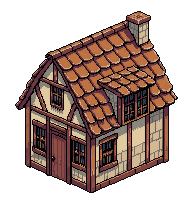
#> input picture assets/art/buildings/escala_b/house.png, 192 x 208 px, given in place of armory.png, which was not available
$ python fal_fachadas.py gen
#> lines starting #> are read from the running program, lines starting #| are printed output that depends on the picture
### tools/art/fal_rutas.py
"""Rutas del arte con fal. En git solo va lo final (assets/art/portraits/, illustrations/, icons/, buildings/fal/…),
el gasto (assets/art/fal_piloto/gasto.json), los informes y los scripts. Los crudos, mapas, pixelados intermedios y
vistas de revisión viven fuera de cualquier repo, con la misma estructura de carpetas:

  $GUILDMASTER_ARTE_CRUDOS (por defecto ~/Code/GuildMaster-arte-crudos)/
    fal_piloto/<pieza>/{crudo,celdas,local,i2p}/ y _refs/
    fal_produccion/{retratos,ilustraciones,iconos,fachadas,pool}/{crudo,i2p,celdas,natural,ref,vista}/

Así se pueden repetir el proceso y las galerías sin volver a pagar las generaciones.
"""
import os

ROOT = os.path.abspath(os.path.join(os.path.dirname(__file__), "..", ".."))
CRUDOS = os.path.abspath(os.path.expanduser(os.environ.get("GUILDMASTER_ARTE_CRUDOS",
                                                           "~/Code/GuildMaster-arte-crudos")))
# En el repo
PILOTO_REPO = os.path.join(ROOT, "assets", "art", "fal_piloto")  # INFORME.md, gasto.json, galeria.html, */final/
LEDGER = os.path.join(PILOTO_REPO, "gasto.json")
# Fuera del repo
PILOTO = os.path.join(CRUDOS, "fal_piloto")
PRODUCCION = os.path.join(CRUDOS, "fal_produccion")


# [6 lines left out: function piloto, not called in this run]


def produccion(*parts):
    return os.path.join(PRODUCCION, *parts)

### tools/art/fal_fachadas.py
#!/usr/bin/env python3
"""Fachadas de los 6 edificios de data/buildings redibujadas con fal (2026-11-03), estado normal.

Una sola referencia por edificio: su sprite actual de escala B (assets/art/buildings/escala_b/<id>.png), centrado en
un lienzo blanco de 256×256 y ampliado ×4 (1024×1024): la salida cae en la misma rejilla, 4 px de imagen = 1 px de
arte. Proceso: image2pixel a escala 4 con fondo transparente, se recorta el rectángulo del sprite viejo y se ajusta
la posición (±8 px) para que la silueta case con la vieja. Resultado con el mismo lienzo y ancla que escala B
(assets/art/buildings/fal/<id>.png): se cambia en la escena poniendo esa textura en el nodo Sprite, sin mover Feet.

Obras y dañado (--estado construction|damaged): /edit sobre la fachada nueva, mismo lienzo:
assets/art/buildings/fal/<id>_construction.png y <id>_damaged.png (contrato de docs/ASSETS.md).

De espaldas (--estado back, y back_construction / back_damaged sobre la de espaldas): el mismo edificio visto desde
el otro lado, sin puerta en las caras visibles, para la puerta del sim en una cara oculta (el constructor de
ciudades usa <edificio>_back si existe). assets/art/buildings/fal/<id>_back.png (+ _back_construction, _back_damaged).

Uso: FAL_TANDA=extra python3 tools/art/fal_fachadas.py gen|proc [--solo id,id] [--modelo nano2|nanopro]
                                                       [--estado construction|damaged]
"""
import argparse
import json
import os
import subprocess
import sys
from types import SimpleNamespace

from PIL import Image

HERE = os.path.dirname(__file__)
sys.path.insert(0, HERE)
import fal_procesar as fp  # noqa: E402

ROOT = os.path.abspath(os.path.join(HERE, "..", ".."))
import fal_rutas as fr_  # noqa: E402  (crudos fuera del repo)
P = fr_.produccion("fachadas")
OLD = os.path.join(ROOT, "assets", "art", "buildings", "escala_b")
OUT = os.path.join(ROOT, "assets", "art", "buildings", "fal")
CANVAS = 256

BUILDINGS = {
    "armory": "an armourer's shop of grey dressed stone with a red tile roof, painted shields with coats of arms "
              "leaning by the door and a small weapon bench",
    "forge": "a blacksmith's forge with a dark slate roof, a tall brick chimney, warm forge glow in the windows "
             "and an arched wooden door",
    "house": "a timber-framed family house with a terracotta tile roof and a dormer window",
    "carpentry": "a carpenter's workshop: a sturdy timber workshop with a big open wooden gate, stacks of planks "
                 "and a sawhorse outside, and a hanging wooden sign with a saw symbol",
    "masonry": "a stonemason's workshop of rough grey stone with a slate roof, cut stone blocks stacked outside and "
               "a hanging sign with a hammer-and-chisel symbol",
    "town_hall": "the town hall: a noble stone house with a tower and a banner",
    "tavern_inn": "a two-storey timber-framed TAVERN-INN: whitewashed walls, terracotta roof, warm light in the "
                  "windows, a wide open door at the same place as the reference's door, a hanging wooden sign with a "
                  "painted tankard (no letters), barrels and a bench outside, upper-floor windows for the rooms and a "
                  "small stable lean-to on one side",
    "bank": "a money-changer's BANK: a two-storey house of dressed pale stone with a dark slate roof, a heavy iron-bound "
            "door, barred windows, a hanging sign with a gold coin (no letters) and a small coat of arms over the door",
    "farm": "a FARMHOUSE: a long low farmhouse of rough stone and timber with a golden THATCHED straw roof, a "
            "small barn wing with a big wooden double door, a hay bale and a wooden hay cart beside it, a short "
            "wattle fence corner and sacks of grain by the entrance door (no sign, no letters)",
    "clinic": "a physician's practice: a timber-framed house with whitewashed plaster and a terracotta roof, bundles "
              "of herbs drying under the eaves, a small bench by the door and a hanging sign with a mortar and pestle "
              "(no letters on the sign)",
    "tailor_shop": "a tailor's shop: timber-framed with a terracotta roof, clothes hanging on a rail in the open "
                   "shop front and a hanging sign with a pair of scissors (replace the word on the sign with the "
                   "scissors symbol)",
    "den": "a thieves' den: a run-down, shabby timber-framed house with cracked, peeling grey plaster and a sagging "
           "dark slate roof with a few missing tiles, closed wooden shutters on every window, a low narrow door, a "
           "wooden cellar trapdoor on the ground beside the wall, an unlit iron lantern, a couple of old crates and a "
           "sack against the wall; no sign, no letters; dim and suspicious but not ruined",
}


STATES = {
    "construction": "the SAME building UNDER CONSTRUCTION: walls half built with the timber frame showing, wooden "
                    "scaffolding with ladders around it, the roof only rafters with a few tiles, piles of planks and "
                    "stones on the base",
    "damaged": "the SAME building DAMAGED: holes in the roof with broken tiles, cracked and scorched walls, a "
               "boarded-up window, a broken door, rubble and debris on the base",
}


BACK = ("the SAME building seen from the OPPOSITE side, as if it were turned 180 degrees on its footprint: we now "
        "see its back wall and its other side wall, with the same materials, roof, chimney and base. The entrance "
        "door, the gate, the shop front and the sign are on the far side and must NOT be visible: the two visible "
        "walls are closed walls with NO doors, NO gates, NO big openings and NO wooden door panels; they only have windows, timber or stone, and back details (a woodpile, barrels or crates; no shed, no small doors or openings of any kind)")


# Edificios nuevos sin sprite de escala B: parten del de otro con el mismo lienzo, ancla y puerta (la Taberna-Posada,
# 3×4 casillas como la carpintería: Sprite offset (-104, -138), Door (-40, 12)).
NEW_FROM = {"tavern_inn": os.path.join(OUT, "carpentry.png"),
            "farm": os.path.join(OUT, "carpentry.png")}  # H12 Patrón: la Granja, 3×4 como la carpintería


def base_of(bid, state=""):
    """Sprite del que parte cada estado: la fachada fal (o la de escala B si no hay), o la de espaldas fal."""
    if not state and bid in NEW_FROM:
        return NEW_FROM[bid]
    if state.startswith("back_"):
        return os.path.join(OUT, bid + "_back.png")
    if state:
        p = os.path.join(OUT, bid + ".png")
        return p if os.path.exists(p) or state != "back" else os.path.join(OLD, bid + ".png")
    return os.path.join(OLD, bid + ".png")


def grid(bid, state=""):
    """(lienzo, escala): 256 a ×4 o, si el sprite pasa de 240 px, 512 a ×2; la imagen siempre es de 1024."""
    im = Image.open(base_of(bid, state))
    if max(im.size) > 240:
        return (512, 2)
    return (CANVAS, 4)


def ref(bid, state=""):
#> called with bid = 'armory', state = ''
    base = base_of(bid, state)
    im = Image.open(base).convert("RGBA")
#> im is the input picture: PIL image 192x208 RGBA; mean R, G, B, A 59.4, 42, 34.9, 127.4
    cv, k = grid(bid, state)
    ox, oy = (cv - im.width) // 2, (cv - im.height) // 2
#> ox = 32; oy = 24
    if bid in NEW_FROM and state in ("", "back"):  # un edificio nuevo puede ser más alto: la referencia, abajo
        oy = cv - im.height - 4
    c = Image.new("RGBA", (cv, cv), (255, 255, 255, 255))
#> c: PIL image 256x256 RGBA; every value is 255
    c.alpha_composite(im, (ox, oy))
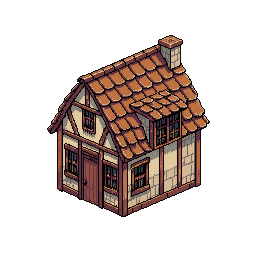
#> c: PIL image 256x256 RGBA; mean R, G, B, A 212.6, 201.7, 197.7, 255
    p = os.path.join(P, "ref", bid + ("_" + state if state else "") + ".png")
    os.makedirs(os.path.dirname(p), exist_ok=True)
    c.convert("RGB").resize((cv * k, cv * k), Image.NEAREST).save(p)
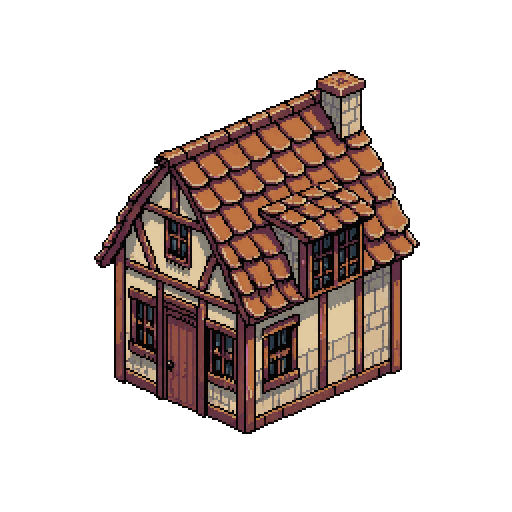
#> saved as armory.png: PIL image 1024x1024 RGB (shown at 1/2 size); mean R, G, B 212.6, 201.7, 197.7
    return p, (ox, oy, im.width, im.height)


def prompt(bid):
    if bid in NEW_FROM:  # un edificio nuevo sobre la misma huella, lienzo y puerta que la referencia
        return ("The attached image is a building sprite from our isometric 2:1 pixel art game, shown enlarged 4x on "
                "white (every art pixel is a 4x4 block). Draw a DIFFERENT building on EXACTLY the same footprint, "
                "base, position in the frame, 2:1 projection and camera, with its entrance door at the same place "
                "and about the same overall size (it may be one storey taller): " + BUILDINGS[bid] + ". Same clean "
                "1-pixel dark outline, warm 16-bit SNES palette, light from the top-left, 4x4 pixel blocks. No text, "
                "letters or words anywhere. Keep the plain flat white background, no ground shadow outside the base.")
    return ("The attached image is the current sprite of a building in our isometric 2:1 pixel art game, shown "
            "enlarged 4x on white (every art pixel is a 4x4 block). Redraw it as a finished, higher-quality sprite "
            "of the SAME building: keep EXACTLY the same position in the frame, the same footprint and base, the "
            "same overall size, wall height, roof shape and height, the same door position and the same 2:1 "
            "projection and camera; only improve the drawing: a clean 1-pixel dark outline, richer shading with "
            "light from the top-left, a consistent warm 16-bit SNES palette and crisp detail (timber, stones, "
            "tiles), keeping the 4x4 pixel blocks. The building: " + BUILDINGS[bid] + ". No text, letters or words "
            "anywhere. Keep the plain flat white background, no ground shadow outside the base.")


# [16 lines left out: function state_prompt, not called in this run]


def gen(bid, model, state=""):
    name = (bid if model == "nano2" else bid + "_pro") + ("_" + state if state else "")
    if os.path.exists(os.path.join(P, "crudo", name + ".png")):
        return
    src, _ = ref(bid, state)
    cmd = [sys.executable, os.path.join(HERE, "fal_piloto.py"), "gen", "--model", model, "--piece", "fachadas",
           "--aspect", "1:1", "--name", name, "--ref", src,
           "--prompt", state_prompt(bid, state) if state else prompt(bid)]
    if subprocess.run(cmd, cwd=ROOT).returncode:
#> (the run stopped early here; a loop or call above may not have finished)

$ run again, on assets/art/buildings/escala_b/house_c_back.png
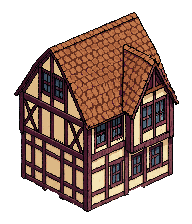
#> input picture assets/art/buildings/escala_b/house_c_back.png, 192 x 224 px, given in place of armory.png, which was not available
#> in ref, im is the input picture: PIL image 192x224 RGBA; mean R, G, B, A 64.2, 43.1, 35.1, 138.9
#> in ref, `c.alpha_composite(im, (ox, oy))`:
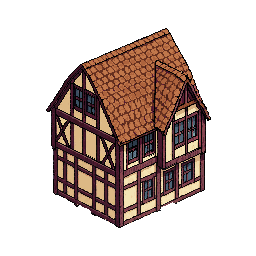
#> c: PIL image 256x256 RGBA; mean R, G, B, A 206, 192.1, 186.9, 255
#> in ref, `c.convert("RGB").resize((cv * k, cv * k), Image.NEAREST).save(p)`:
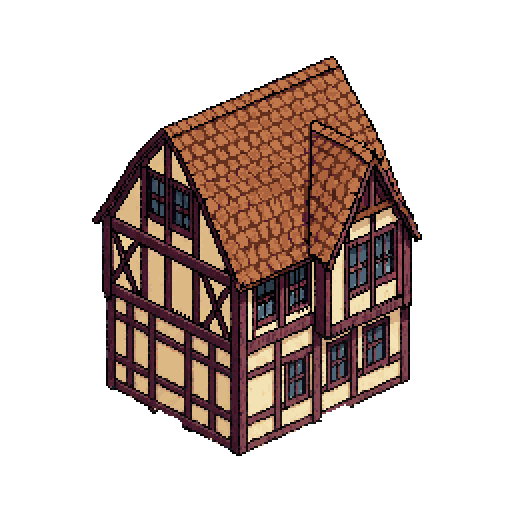
#> saved as armory.png: PIL image 1024x1024 RGB (shown at 1/2 size); mean R, G, B 206, 192.1, 186.9

$ run again, on assets/art/buildings/escala_b/house_e_back.png
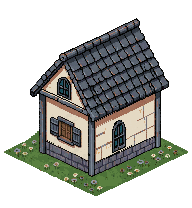
#> input picture assets/art/buildings/escala_b/house_e_back.png, 192 x 208 px, given in place of armory.png, which was not available
#> in ref, im is the input picture: PIL image 192x208 RGBA; mean R, G, B, A 44.7, 46.2, 41.6, 116
#> in ref, `c.alpha_composite(im, (ox, oy))`:
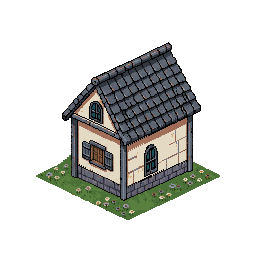
#> c: PIL image 256x256 RGBA; mean R, G, B, A 211.5, 212.5, 209.6, 255
#> in ref, `c.convert("RGB").resize((cv * k, cv * k), Image.NEAREST).save(p)`:
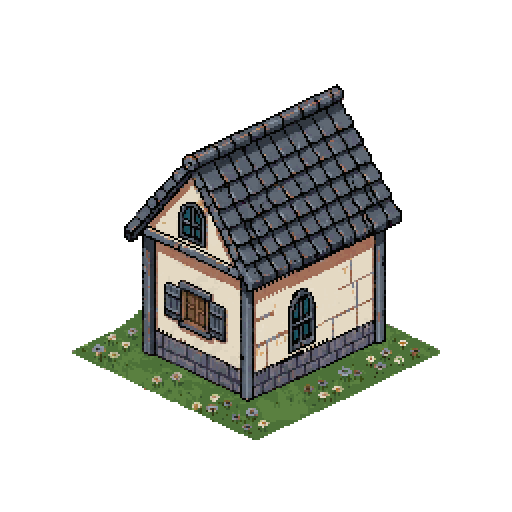
#> saved as armory.png: PIL image 1024x1024 RGB (shown at 1/2 size); mean R, G, B 211.5, 212.5, 209.6
